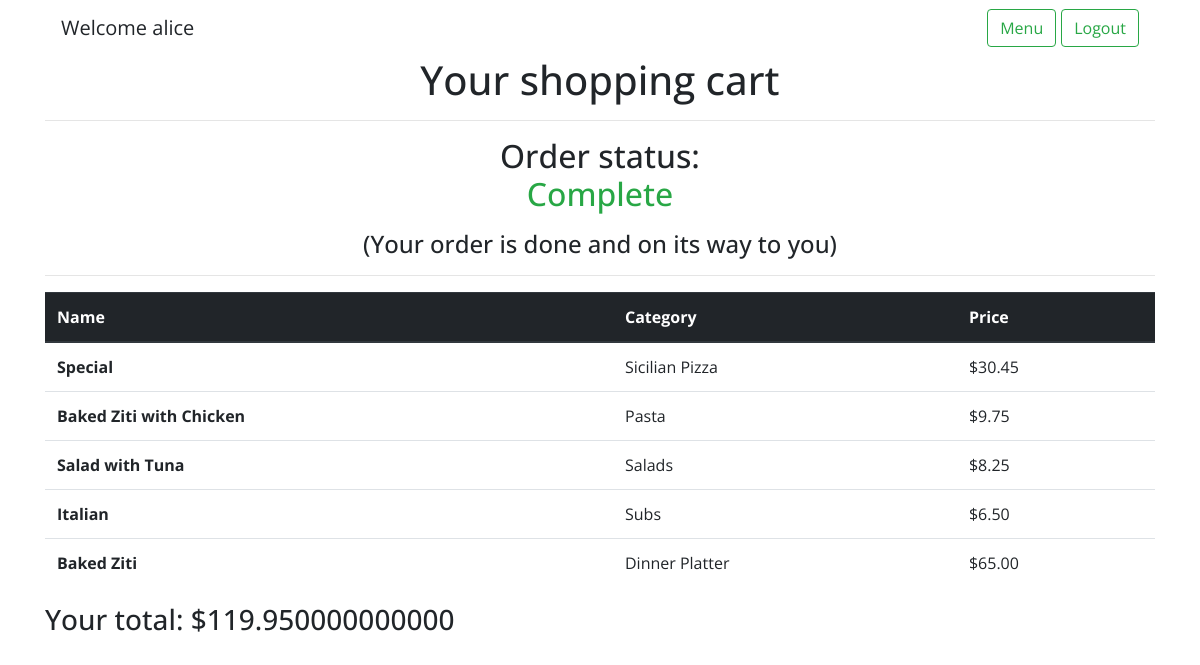
The app's page /cart (signed in) with its own data.
### orders/models.py (models this page shows, shortened)
class Order(models.Model):
    status_choices = (
        ("Pending", "Pending"),
        ("Complete", "Complete"),
        ("Initiated", "Initiated")
    )
    user = models.ForeignKey(User, on_delete=models.CASCADE)
    number_of_toppings = models.IntegerField(default=0)
    status = models.CharField(max_length=64, choices=status_choices, default="Pending")

class OrderItem(models.Model):
    user = models.ForeignKey(User, on_delete=models.CASCADE)
    name = models.CharField(max_length=64)
    category = models.CharField(max_length=64)
    price = models.DecimalField(max_digits=4, decimal_places=2)

### orders/views.py (the view)
# urls.py: path("cart", views.cart, name="cart"),
def cart(request):
    context = {"orderitems": OrderItem.objects.filter(user=request.user),
               "total": list(OrderItem.objects.filter(user=request.user).aggregate(Sum('price')).values())[0],
               "order": Order.objects.get(user=request.user)}
    return render(request, 'cart.html', context)

### orders/templates/cart.html (shortened to what this page needs)
{% extends "layout.html" %}
{% block body %}
<nav class="navbar navbar-light justify-content-between">
    <a class="navbar-brand">Welcome {{ user }}</a>
    <form class="form-inline">
        <a href="{% url 'home' %}" class="btn btn-outline-success my-2 my-sm-0" type="button">Menu</a>
        <a href="{% url 'logout' %}" class="btn btn-outline-success my-2 my-sm-0" type="button" style="margin-left:5px;">Logout</a>
    </form>
</nav>
<h1 align="center">Your shopping cart</h1>
<hr>
{% if orderitems %}
{% if order.status == "Pending" %}
<h2 align="center">Order status:<p class="text-danger">{{ order.status}}</p>
</h2>
<h4 align="center">(Your order is pending, please confirm your order for it to be initiated)</h4>
<hr>
<table class="table">
    <thead class="thead-dark">
        <tr>
            <th scope="col">Name</th>
            <th scope="col">Category</th>
            <th scope="col">Price</th>
            <th></th>
        </tr>
    </thead>
    <tbody>
        {% for orderitem in orderitems %}
        <tr>
            <th scope="row">{{ orderitem.name }}</th>
            <td>{{ orderitem.category }}</td>
            <td>${{ orderitem.price }}</td>
            <td><a href="{% url 'delete' orderitem.name orderitem.category orderitem.price %}" type="button" class="btn btn-danger">Delete</a></td>
        </tr>
        {% endfor %}
    </tbody>
</table>
<h3 align="left">Your total: ${{ total }}</h3>
<a href="{% url 'confirm' %}" type="button" class="btn btn-primary btn-lg">Confirm</a>
{% elif order.status == "Complete" %}
<h2 align="center">Order status:<p class="text-success">{{ order.status }}</p>
</h2>
<h4 align="center">(Your order is done and on its way to you)</h4>
<hr>
<table class="table">
    <thead class="thead-dark">
        <tr>
            <th scope="col">Name</th>
            <th scope="col">Category</th>
            <th scope="col">Price</th>
        </tr>
    </thead>
    <tbody>
        {% for orderitem in orderitems %}
        <tr>
            <th scope="row">{{ orderitem.name }}</th>
            <td>{{ orderitem.category }}</td>
            <td>${{ orderitem.price }}</td>
        </tr>
        {% endfor %}
    </tbody>
</table>
<h3 align="left">Your total: ${{ total }}</h3>
{% endif %}
{% else %}
<h2 align="center">Your cart is empty please continue shoppping to add items</h2>
{% endif %}
{% endblock %}

### orders/templates/layout.html (style rules this page uses)
h1, body { font-family: 'Open Sans', sans-serif; }

### records on screen
Order: status "Complete"
OrderItem: name "Special", category "Sicilian Pizza", price "30.45"
OrderItem: name "Baked Ziti with Chicken", category "Pasta", price "9.75"
OrderItem: name "Salad with Tuna", category "Salads", price "8.25"
OrderItem: name "Italian", category "Subs", price "6.50"
OrderItem: name "Baked Ziti", category "Dinner Platter", price "65.00"

### other values on screen
{{ user }} "alice"
{{ total }} "119.950000000000"
